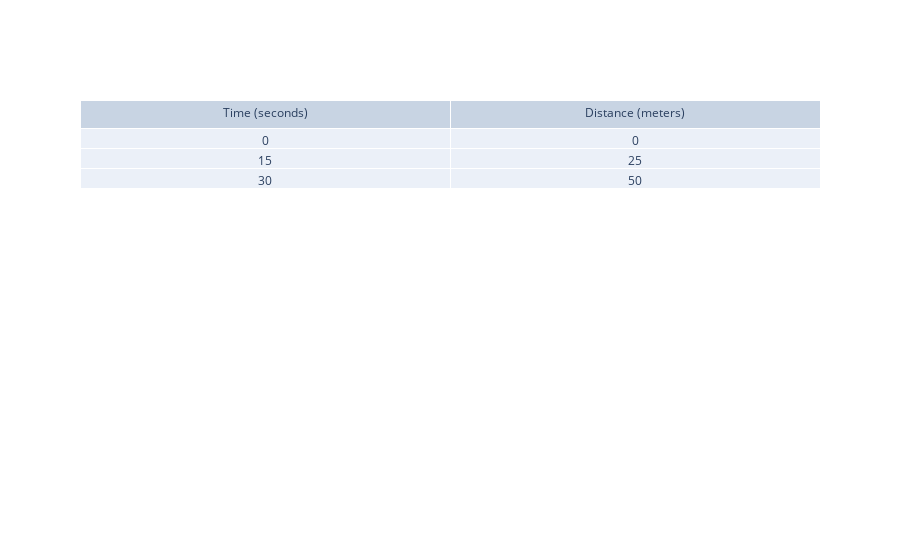
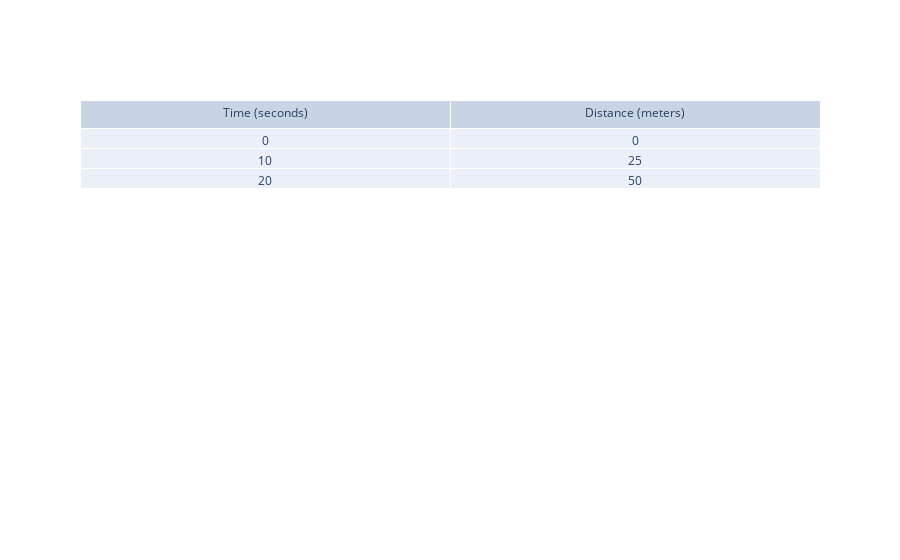
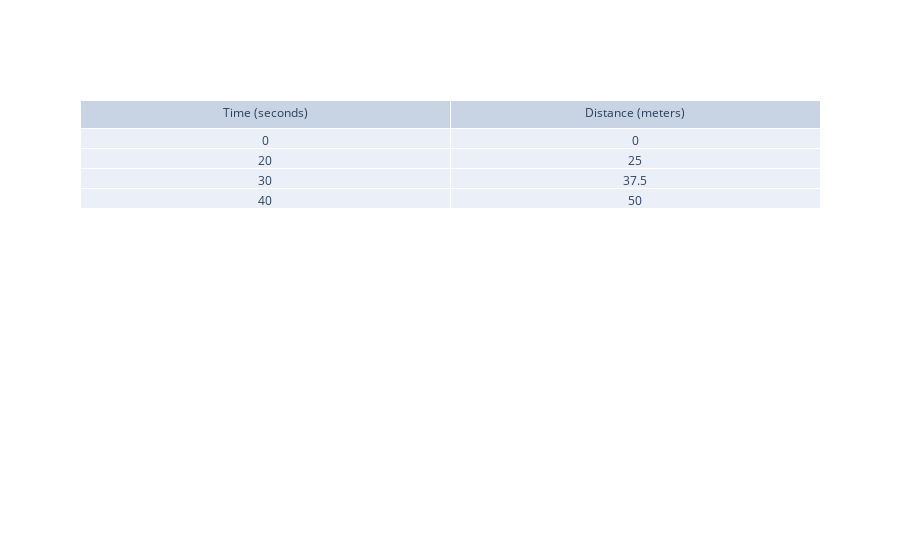

Source (notebook cell) for these figures, in order:
### Code cell
# Create a table for Diego's time and distance
diego = table()

# Set diego table column lables and data
diego.column_labels = ["Time (seconds)", 'Distance (meters)']
diego.data_values = [[0, 15, 30], [0, 25, 50]]

# print the values that we saved
print("diego table column_labels = ", diego.column_labels)
print("diego table data_values   = ", diego.data_values)

# Nice way to plot table:
diego.plotTable()

# Create a table for Lin's time and distance
lin = table()

# Set lin table column lables and data
lin.column_labels = ["Time (seconds)", 'Distance (meters)']
lin.data_values = [[0, 10, 20], [0, 25, 50]]

# Plot lin table
lin.plotTable()

# Create a table for Tyler's time and distance
tyler = table()

# Set tyler table column lables and data
tyler.column_labels = ["Time (seconds)", 'Distance (meters)']
tyler.data_values = [[0, 20, 30, 40], [0, 25, 37.5, 50]]

# Plot tyler table
tyler.plotTable()

### Figure 1 — Plotly figure (JSON) as saved in the notebook; plotly's stock layout.template omitted (floating-point values rounded to 4 significant figures)
{"data": [{"cells": {"values": [[0, 15, 30], [0, 25, 50]]}, "header": {"values": ["Time (seconds)", "Distance (meters)"]}, "type": "table"}], "layout": {"autosize": false}}

### Figure 2 — Plotly figure (JSON) as saved in the notebook; plotly's stock layout.template omitted (floating-point values rounded to 4 significant figures)
{"data": [{"cells": {"values": [[0, 10, 20], [0, 25, 50]]}, "header": {"values": ["Time (seconds)", "Distance (meters)"]}, "type": "table"}], "layout": {"autosize": false}}

### Figure 3 — Plotly figure (JSON) as saved in the notebook; plotly's stock layout.template omitted (floating-point values rounded to 4 significant figures)
{"data": [{"cells": {"values": [[0, 20, 30, 40], [0, 25, 37.5, 50]]}, "header": {"values": ["Time (seconds)", "Distance (meters)"]}, "type": "table"}], "layout": {"autosize": false}}
